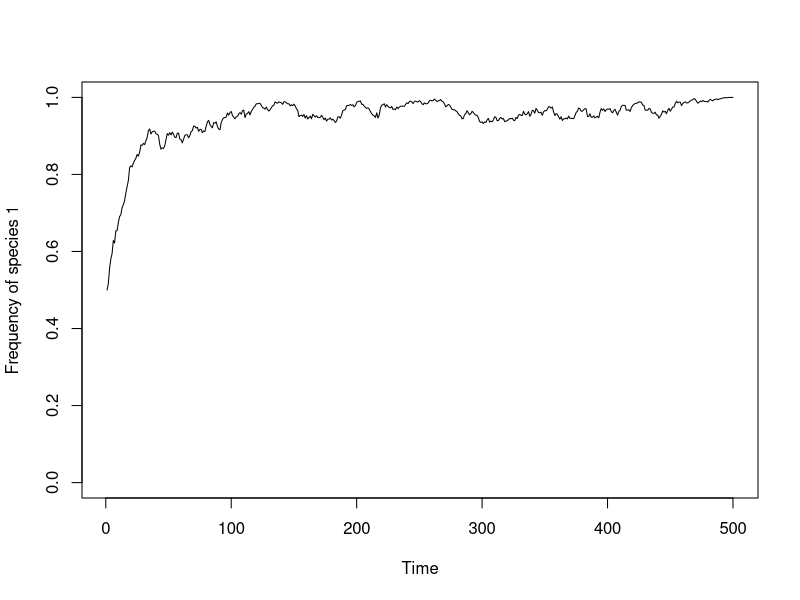

This figure's R source:
## ---- chunk 1
# specify parameters, initial conditions, and output matrix
num.years <- 500 
num.patch <- 2 
freq.1.mat <- matrix(nrow = num.years, ncol = num.patch)

J <- 1000 
init.1 <- 0.5*J 
COM <- matrix(nrow=J, ncol=num.patch)
COM[1:init.1,] <- 1; COM[(init.1+1):J,] <- 2 

year <- 2 

m <- 0.05
fit.ratio.avg <- vector(length=num.patch)
fit.ratio.avg[] <- c(1.2,1.2)
fit.ratio.m <- 1/5
freq.dep <- vector(length=num.patch)
freq.dep[] <- 0

## record data (frequency of species 1) for year 1
freq.1.mat[1,] <- init.1/J 

## run simulation
for (i in 1:(J*num.patch*(num.years-1))) {

  ## choose a patch where a death even will occur  
  patch <- sample(1:num.patch,1)

  ## calculate Pr.1 if dispersal occurs  
  if (runif(1) < m) {
    freq.1.meta <- sum(COM==1)/(J*num.patch)
    Pr.1 <- fit.ratio.m*freq.1.meta/(fit.ratio.m*freq.1.meta + (1-freq.1.meta))
  } else { 

  ## calculate Pr.1 if local reproduction (not dispersal)
    freq.1 <- sum(COM[,patch]==1)/J; freq.2 <- 1 - freq.1
    fit.ratio <- exp(freq.dep[patch]*(freq.1-0.5) + log(fit.ratio.avg[patch]))
    Pr.1 <-  fit.ratio*freq.1/(fit.ratio*freq.1 + freq.2)
  }
  
  COM[ceiling(J*runif(1)),patch] <- sample(c(1,2), 1, prob=c(Pr.1,1-Pr.1)) 

  ## record data  
  if (i %% (J*num.patch) == 0) {
    freq.1.mat[year,] <- colSums(COM==1)/J
    year <- year + 1 
  }
} 

## graph the results
plot(1:num.years, rowMeans(freq.1.mat), type="l", xlab="Time", 
     ylab="Frequency of species 1", ylim=c(0,1))

